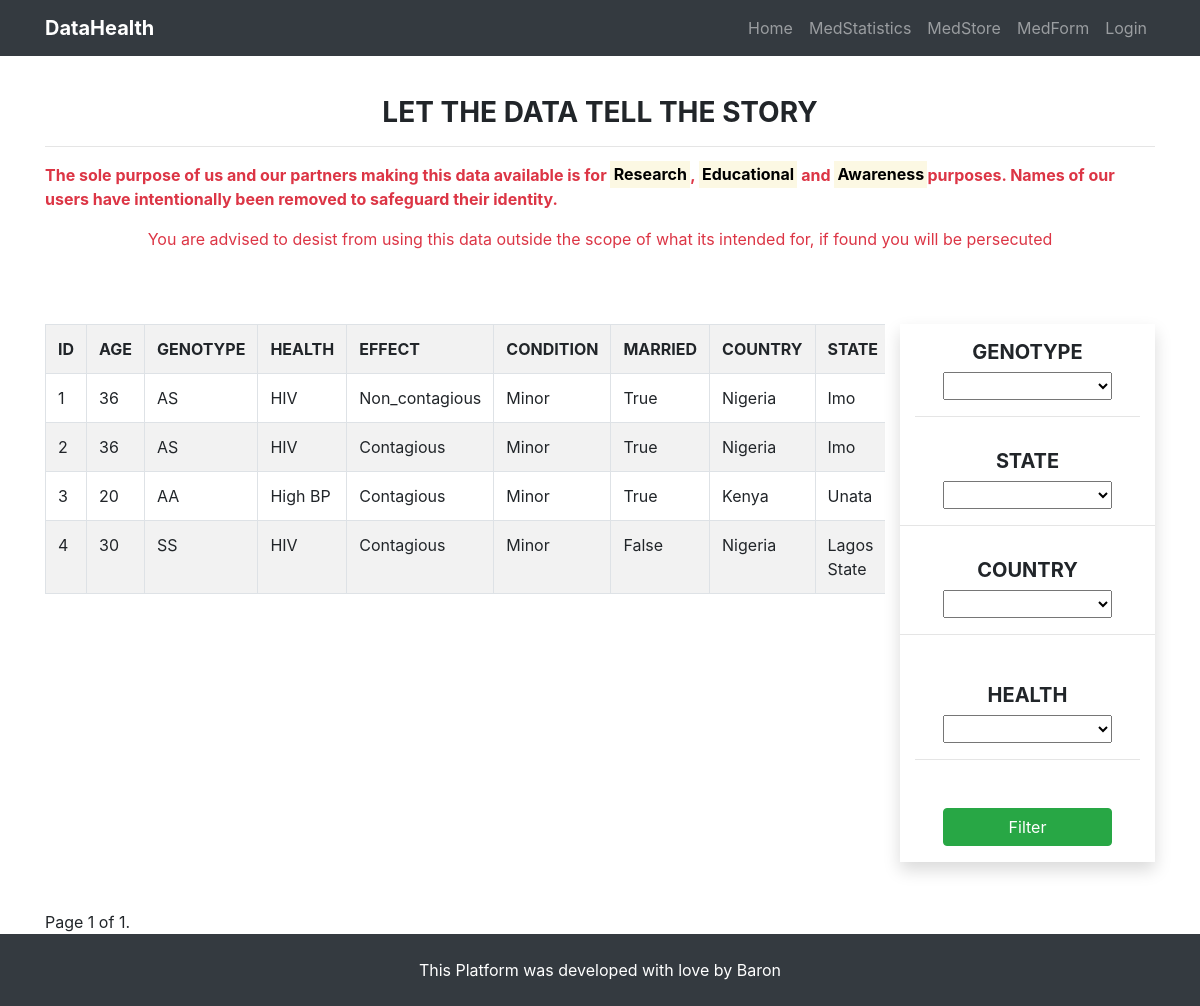
The app's page /medhistory/userstats/, older data.
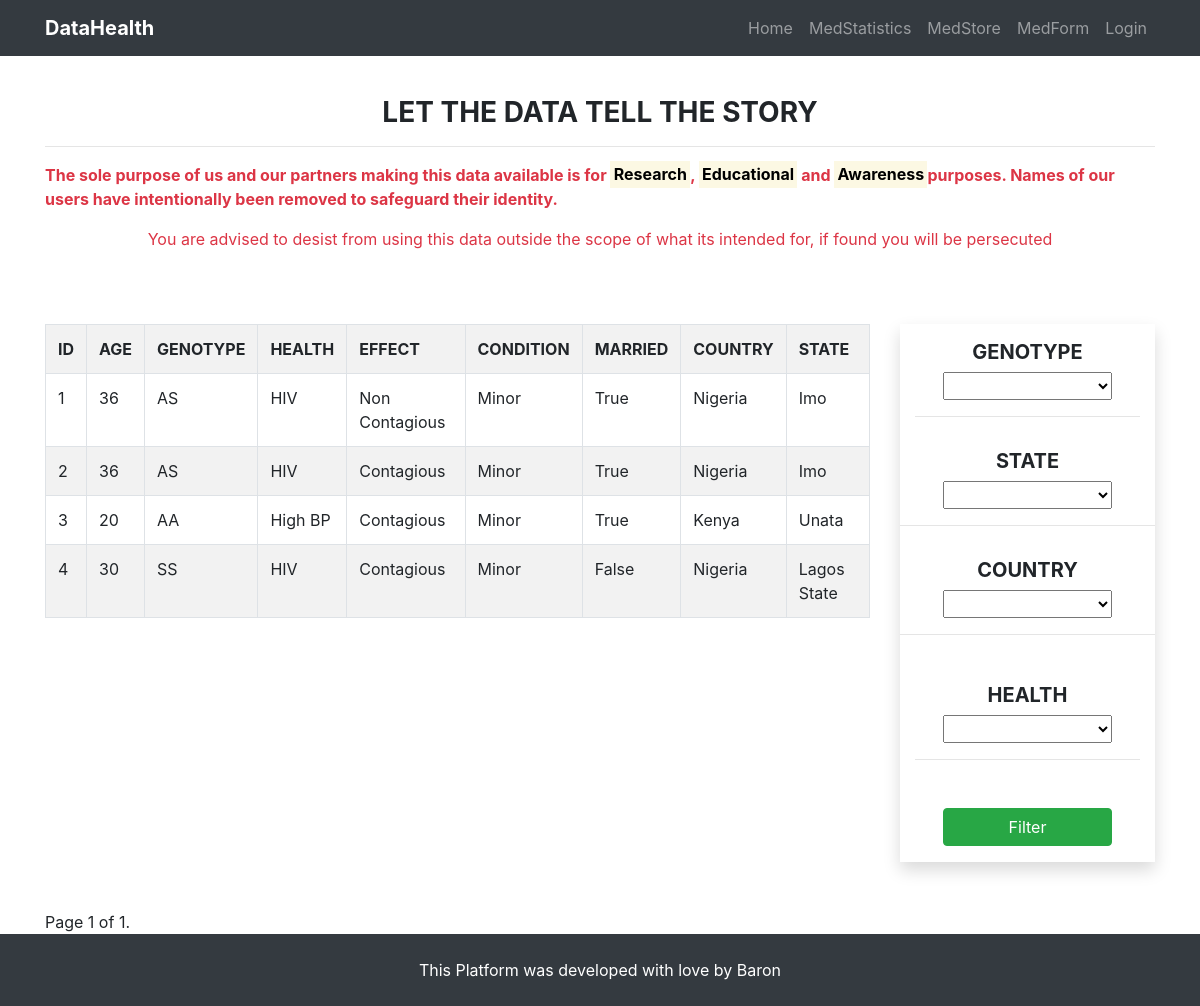
The same page, newer data.
### usersmedhistory/models.py (models this page shows, shortened)
class UserMedicalRecord(models.Model):
    user_choices = (
        ('AA', 'AA'), ('AS', "AS"), ('SS', 'SS')
    )
    condition_status = (
        ("Contagious", "Contagious"), ("Non Contagious", "Non Contagious")
    )
    condition_stage = (
        ("Minor", "Minor"), ("Chronic", "Chronic")
    )
    user = models.ForeignKey(User, on_delete=models.CASCADE)
    age = models.IntegerField()
    email = models.EmailField(null=True, blank=True)
    phone = models.IntegerField(blank=True, null=True)
    country = models.ForeignKey(Country, on_delete=models.CASCADE)
    state = models.ForeignKey(State, on_delete=models.CASCADE)
    health_challenge = models.ForeignKey(
        HealthChallenge, on_delete=models.CASCADE)
    health_status = models.CharField(
        max_length=50, choices=condition_status, default="Non Contagious")
    health_condition = models.CharField(
        max_length=50, choices=condition_stage, default="Minor")
    married = models.BooleanField(default=False)
    address = models.CharField(max_length=250, blank=True, null=True)
    genotype = models.CharField(max_length=50, choices=user_choices)
    date = models.DateField(auto_now_add=True)
    class Meta:
        ordering = ["user"]

class HealthChallenge(models.Model):
    name = models.CharField(max_length=50)
    def __str__(self):
        return self.name

class Country(models.Model):
    name = models.CharField(max_length=50)
    def __str__(self):
        return self.name

class State(models.Model):
    name = models.CharField(max_length=50)
    country = models.ForeignKey(Country, on_delete=models.CASCADE)
    class Meta:
        ordering = ('name',)
    def __str__(self):
        return self.name

### usersmedhistory/views.py (the view)
# urls.py: path('userstats/', statistics, name='stats'),
def statistics(request):
    queryset = UserMedicalRecord.objects.all()
    genotype = request.GET.get('genotype')
    if genotype != '' and genotype is not None:
        queryset = queryset.filter(genotype__icontains=genotype)
    state = request.GET.get('state')
    if state != '' and state is not None:
        queryset = queryset.filter(state__name__icontains=state)
    health = request.GET.get('health')
    if health != '' and health is not None:
        queryset = queryset.filter(health_challenge__name__icontains=health)
    country = request.GET.get('country')
    if country != '' and country is not None:
        queryset = queryset.filter(country__name__icontains=country)
    paginator = Paginator(queryset, 30)
    page_number = request.GET.get('page', 1)
    try:
        page = paginator.page(page_number)
    except PageNotAnInteger:
        page = paginator.page(1)
    except EmptyPage:
        page = paginator.page(paginator.num_pages)
    context = {"queryset": queryset, 'page': page, 'queryset': page, }
    template = 'medicalrecord/illstatistics.html'
    return render(request, template, context)

### templates/medicalrecord/illstatistics.html (shortened to what this page needs)
{% extends "index.html" %}
{% load crispy_forms_tags %}
{% load staticfiles %}
{% block content %}
<div class="container mx-auto mt-5 pt-5">
    <div class="mb-4">
        <h3 class="text-center font-weight-bold">LET THE DATA TELL THE STORY</h3>
        <hr>
        <p class="text-danger font-weight-bold text-justified">The sole purpose of us and our partners making this data
            available is for <mark>Research</mark>, <mark>Educational</mark> and <mark>Awareness</mark>purposes.
            Names of our users have intentionally been removed to safeguard their identity.
        </p>
        <p class="text-center text-danger">You are advised to desist from using this data outside
            the scope of what its intended for, if found you will be persecuted</p>
    </div>
    <div class="row mb-5">
        <div id="container" class="col-md-6 col-sm-12" data-url="{% url 'usersmedhistory:chart_data' %}"></div>
        <div id="status" class="col-md-6 col-sm-12" data-url="{% url 'usersmedhistory:condition_data' %}"></div>
    </div>
    <div class="row">
        <div class="col-md-9 col-sm-12 table-responsive">
            <table style="width:100%" class="table table-striped table-bordered ">
                <tr class="text-uppercase">
                    <th>ID</th>
                    <th>AGE</th>
                    <th>GENOTYPE</th>
                    <th>HEALTH </th>
                    <th>EFFECT</th>
                    <th>CONDITION</th>
                    <th>MARRIED</th>
                    <th>COUNTRY</th>
                    <th>STATE</th>
                </tr>
                {% for record in queryset %}
                <tr>
                    <td>{{ record.id }}</td>
                    <td>{{ record.age }}</td>
                    <td>{{ record.genotype }}</td>
                    <td>{{ record.health_challenge }}</td>
                    <td>{{ record.health_status }}</td>
                    <td>{{ record.health_condition }}</td>
                    <td>{{ record.married }}</td>
                    <td>{{ record.country }}</td>
                    <td>{{ record.state }}</td>
                </tr>
                {% endfor %}
            </table>
        </div>
        <div class="col-md-3 col-sm-12">
            <form method="GET" class="mb-5 shadow font-weight-bold h5 text-uppercase">
                <div class="row">
                    <div class="form-group my-3 col-md-12">
                        <div class="col-12 text-center">
                            <label for="genotype">Genotype</label></div>
                        <div class="col-12 text-center">
                            <select id="genotype" name="genotype" class="w-75 mx-auto">
                                <option name=""></option>
                                <option name="AA">AA</option>
                            </select>
                            <hr>
                        </div>
                    </div>
                    <div class="form-group col-md-12">
                        <div class="col-12 text-center">
                            <label for="state">State</label>
                        </div>
                        <div class="col-12 text-center">
                            <select id="state" name="state" class="w-75 mx-auto">
                                <option name=""></option>
                                <option name="Imo">Imo</option>
                            </select>
                        </div>
                        <hr>
                    </div>
                    <div class="form-group col-md-12">
                        <div class="col-12 text-center">
                            <label for="country">Country</label>
                        </div>
                        <div class="col-12 text-center">
                            <select id="country" name="country" class="w-75 mx-auto">
                                <option name=""></option>
                                <option name="Nigeri">Nigeria</option>
                            </select>
                        </div>
                        <hr>
                    </div>
                    <div class="form-group my-3 col-md-12">
                        <div class="col-12 text-center">
                            <label for="health">Health</label></div>
                        <div class="col-12 text-center">
                            <select id="health" name="health" class="w-75 mx-auto">
                                <option name=""></option>
                                <option name="Cancer">Cancer</option>
                            </select>
                            <hr>
                        </div>
                    </div>
                    <div class="form-group my-3 col-12">
                        <div class="col-12 text-center">
                            <button class="btn btn-success w-75 btn-center" type="submit">Filter</button>
                        </div>
                    </div>
                </div>
            </form>
        </div>
    </div>
    {% include "includes/pagination.html" %}
</div>
{% endblock content %}

### templates/index.html (shortened to what this page needs)
<!DOCTYPE html>
<html lang="en">
<head>
    {% load staticfiles %}
    {% load crispy_forms_tags %}
    <link rel="stylesheet" href="https://maxcdn.bootstrapcdn.com/bootstrap/4.1.3/css/bootstrap.min.css">
    <link href="{% static 'css/bootstrap.min.css' %}" rel="stylesheet">
    <link href="{% static 'css/custom.css' %}" rel="stylesheet">
</head>
<body>
    {% block navbar %}
    <nav class="navbar navbar-expand-lg navbar-dark bg-dark fixed-top">
        <div class="container">
            <a class="navbar-brand" href="/"><strong class="primary-color">DataHealth</strong> </a>
            <div class="collapse navbar-collapse" id="navbarResponsive">
                <ul class="navbar-nav ml-auto text-light">
                    <li class="nav-item">
                        <a class="nav-link" href="/">Home
                        </a>
                    </li>
                    <li class="nav-item">
                        <a class="nav-link" href="{% url 'usersmedhistory:stats' %}">MedStatistics</a>
                    </li>
                    <li class="nav-item">
                        <a class="nav-link" href="{% url 'usersmedhistory:medlist' %}">MedStore</a>
                    </li>
                    <li class="nav-item">
                        <a class="nav-link" href="{% url 'usersmedhistory:medform' %}">MedForm</a>
                    </li>
                    {% if request.user.is_authenticated %}
                    <span class="navbar-text text-uppercase">
                        <b> {{ user.get_username }}</b>
                    </span>
                    <li class="nav-item">
                        <a class="nav-link" href="{% url 'logout'%}?next={{request.path}}">Logout</a>
                    </li>
                    {% else %}
                    <ul class="navbar-nav ">
                        <li class="nav-item ">
                            <a class="nav-link" href="{% url 'login'%}?next={{request.path}}">Login</a>
                        </li>
                    </ul>
                    {% endif %}
                </ul>
            </div>
        </div>
    </nav>
    {% endblock %}
    {% block content %}{% endblock %}
    {% block footer %}
    <footer class="bg-dark text-center py-4 text-white">
        This Platform was developed with love by Baron
    </footer>
    {% endblock %}
</body>
</html>

### templates/includes/pagination.html (shortened to what this page needs)
<div class="pagination spacing pb">
    <span class="step-links">
        <span class="current">
            Page {{ page.number }} of {{ page.paginator.num_pages }}.
        </span>
    </span>
</div>

Row changes from the older to the newer data that the page shows:
changed UserMedicalRecord id 1: health_status "Non_contagious" → "Non Contagious"
